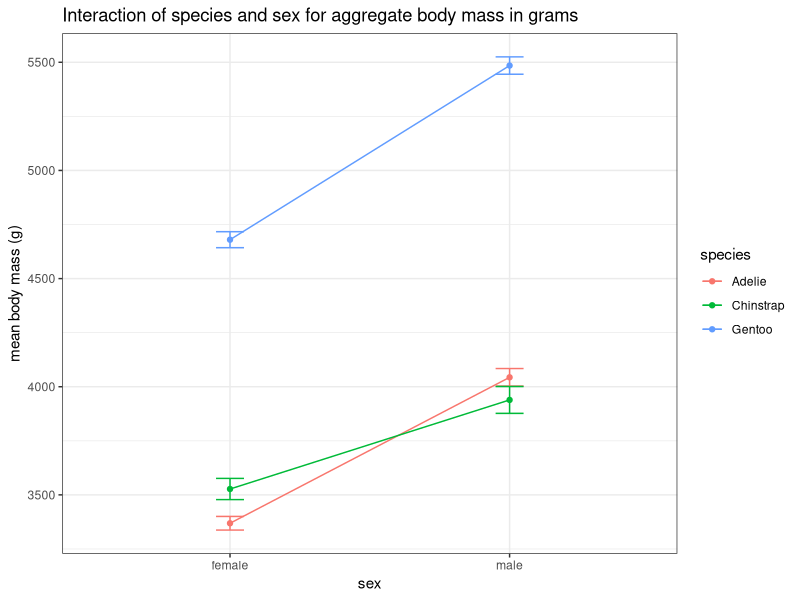

Write R code to recreate this figure.
## ---- chunk 1
## Packages required for this lesson:
#install.packages(c("tidyverse","palmerpenguins"))
library(tidyverse) # Rstudio should prompt you if a package is required to run a notebook but isn't installed.
library(palmerpenguins)
## ---- chunk 2
# An example as a reminder
str(penguins) # base R code

penguins %>% str() # tidy R code
## ---- chunk 3
# Check it here, then raise your hand when you know it works!

## ---- chunk 4
class(1==1)
## ---- chunk 5
penguins_raw %>% 
  filter(`Date Egg` >= "2008-11-01", # list in a logical (&) order
         `Date Egg` <  "2008-11-09")
## ---- chunk 6
# `mutate` just means "create", the way a mutated frog might have a "new" third leg
penguins %>% 
  # formula for area of a triangle is: base * height / 2
  mutate(bill_area_mm2 = bill_depth_mm * bill_length_mm / 2) 
## ---- chunk 7
# duplicate the `year` column but change the class from int to fctr

## ---- chunk 8
penguins %>% 
  mutate(birdsize = case_when(body_mass_g <  3500 ~ "small", # choose first category to label
                              # choose another easy-to-delimit category to label
                              body_mass_g >= 4800 ~ "large",
                              # label all other cases, especially if they're harder to delimit
                              TRUE ~ "medium"))
## ---- chunk 9
# find the range of flipper lengths
penguins %>% pull(flipper_length_mm) %>% range(na.rm = TRUE)
## ---- chunk 10
# use `mutate` and `case_when` to create a new column with contingent values
# you can copy the code directly from the previous chunk and only change the relevant values

## ---- chunk 11
# try creating four categories of flipper length

## ---- chunk 12
# look at each step of the code by itself to understand what it is doing
penguins %>% 
  group_by(species,year)
## ---- chunk 13
# using `summarise()`
penguins %>% 
  group_by(species, year) %>% 
  summarise(.groups = "drop", # this is optional, but 'dropping' groups simplifies the output
            counts = n(),
            massPerYear = mean(body_mass_g, 
                               na.rm=TRUE)) # what does the `na.rm=TRUE` argument do?
## ---- chunk 14
# calculate mean and st dev values of `body_mass_g` for `species` values
# remember to specify that NAs should be removed using the argument demonstrated above

## ---- chunk 15
participant <- c("John", "Simone", "Aaliyah", "Marcus")
gender <- c("m", "f", "f", "m")
age <- c(24, 18, 38, NA)

demographics <- tibble(participant, gender, age)

demographics # to view the table below
## ---- chunk 16
q1 <- c("yes", "yes", "yes", "no") %>% as.factor()
q2 <- c(4, 3, 4, 5) %>% as.factor()
q3 <- c(1, 4, 5, 2) %>% as.factor()
q4 <- c("rarely", "often", "always", "sometimes") %>% as.factor()
q5 <- c(1, 2, 1, 1) %>% as.factor()
q6 <- c(3, 1, 5, 5) %>% as.factor()

survey <- tibble(participant, q1, q2, q3, q4, q5, q6)

survey # to view the table below
## ---- chunk 17
# save it as `mySurvey`
full_join(demographics, survey, 
          by = "participant") -> mySurvey

mySurvey # to view the table below
## ---- chunk 18
# save it as `mySurvey_long` with two new columns: `questions` and `responses`
mySurvey %>% 
  pivot_longer(cols = c("q1", "q2", "q3", "q4", "q5", "q6"), # you can also use col indicies, e.g. 4:9
               names_to = "questions",
               values_to = "responses") -> mySurvey_long

mySurvey_long
## ---- chunk 19
# `pivot_wider` is the function to reverse this, if you prefer each question to be in its own column
mySurvey_long %>% 
  pivot_wider(names_from = "questions",
              values_from = "responses")
## ---- chunk 20
# try it out here!
# you can copy code from previous chunks AND from any internet searches you do

## ---- chunk 21
penguins %>% 
  filter(!is.na(sex)) %>% 
  group_by(species, sex) %>% 
  summarise(
            .groups = "drop",
            count = n(),
            mean_mass = mean(body_mass_g),
            sd_mass = sd(body_mass_g),
            standard_error = sd_mass / sqrt(count)
            ) %>% 
  ggplot(aes(
             x = sex,
             y = mean_mass,
             colour = species,
             group = species
             )
         ) +
  theme_bw() +
  geom_point() +
  geom_path() +
  geom_errorbar(aes(
                    ymin = mean_mass - standard_error,
                    ymax = mean_mass + standard_error
                    ),
                width = .1
                ) +
  ggtitle("Interaction of species and sex for aggregate body mass in grams") +
  ylab("mean body mass (g)") +
  NULL
  
